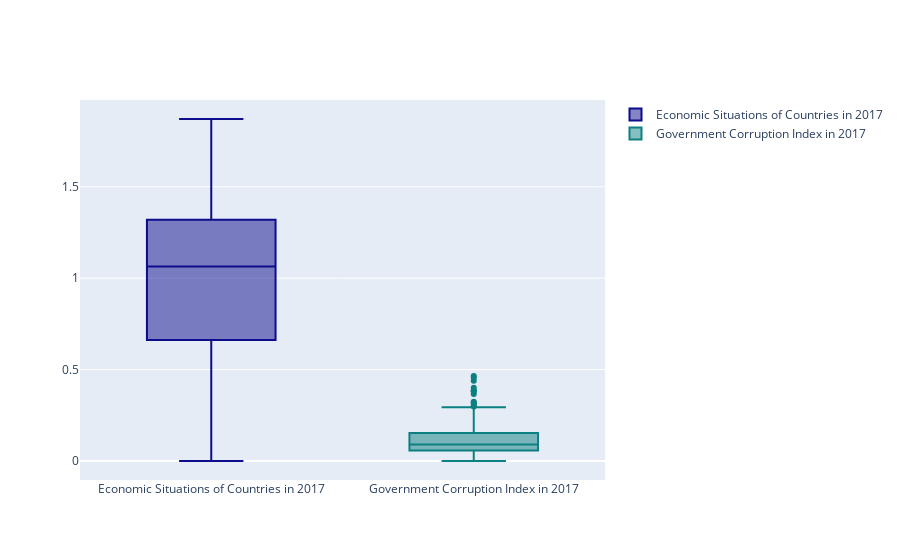

The cell this chart's notebook holds for it:
### Code cell
trace1 = go.Box(
    y = data2017.economy,
    name = 'Economic Situations of Countries in 2017',
    marker = dict(
        color = 'rgb(12, 12, 140)',
    )
)
trace2 = go.Box(
    y = data2017.trust,
    name = 'Government Corruption Index in 2017',
    marker = dict(
        color = 'rgb(12, 128, 128)',
    )
)
data = [trace1, trace2]
iplot(data)

### Figure 1 — Plotly figure (JSON) as saved in the notebook; plotly's stock layout.template omitted (floating-point values rounded to 4 significant figures; data arrays with more than 128 entries replaced by an {"elided": "..."} marker saying what was removed)
{"data": [{"marker": {"color": "rgb(12, 12, 140)"}, "name": "Economic Situations of Countries in 2017", "type": "box", "y": {"elided": "155 float values"}}, {"marker": {"color": "rgb(12, 128, 128)"}, "name": "Government Corruption Index in 2017", "type": "box", "y": {"elided": "155 float values"}}], "layout": {}}
